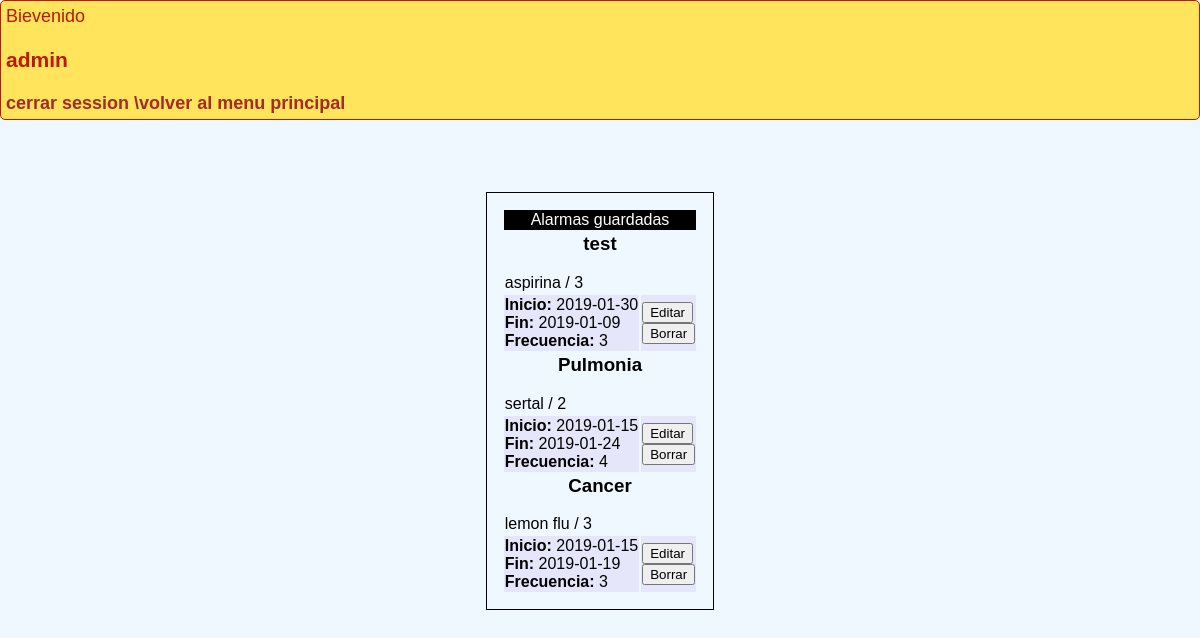
Page /AplicacionWebPHP/alarmas.php (signed in) on the committed database.
### tables this page shows
CREATE TABLE `alarma` (
  `id_alarma` int(11) NOT NULL,
  `nombre` varchar(30) NOT NULL,
  `nombre_med` varchar(30) NOT NULL
);

CREATE TABLE `medicamento` (
  `nombre_med` varchar(30) NOT NULL,
  `dosis` int(1) NOT NULL,
  `laboratorio` varchar(30) NOT NULL,
  `tipo` varchar(20) NOT NULL
);

CREATE TABLE `dia` (
  `id_dia` int(11) NOT NULL,
  `fecha_inicio` date NOT NULL,
  `fecha_final` date NOT NULL,
  `id_alarma` int(11) NOT NULL
);

CREATE TABLE `horario` (
  `id_horario` int(11) NOT NULL,
  `hora` int(2) NOT NULL,
  `minuto` int(2) NOT NULL,
  `periodicidad` int(2) NOT NULL,
  `id_alarma` int(11) NOT NULL
);

### AplicacionWebPHP/alarmas.php (the view, shortened to what this page needs)
<?php
include_once "conexion.php";
$alarmas=mysqli_query($con,"select al.id_alarma as id,al.nombre as nombre,al.nombre_med as medicina,med.dosis as dosis, dia.fecha_inicio as inicio, dia.fecha_final as fin, horario.periodicidad as frecuencia  from alarma as al inner join medicamento as med on med.nombre_med=al.nombre_med inner join dia on dia.id_alarma=al.id_alarma inner join horario on horario.id_alarma=al.id_alarma;");
?>
<html>
<head>
<link rel="stylesheet" href="estilo2.css" media="all">
<div class="mensaje"><?php echo "Bievenido<h3>".$_SESSION["usuario"].'</h3><a href="cerrar.php">cerrar session</a> <a href="panel.php">\volver al menu principal</a>'; ?></div>
</head>
<body>
<br>
<table align="center" style="border:1px solid black; padding: 15px;">
<tr><td colspan=3 bgcolor="#000000"><font color="white"><center>Alarmas guardadas</center></font></td></tr>
<?php
while($row=mysqli_fetch_array($alarmas)) { ?>
<tr>
<td colspan=3>
<h3><?php echo '<center>'.$row["nombre"].'</center>';?></h3>
<?php echo $row["medicina"]." / ".$row["dosis"];?><br>
</td>
</tr>
<tr class="cajas">
<td colspan=2>
<?php echo "<b>Inicio:</b> ".$row["inicio"];?><br>
<?php echo "<b>Fin:</b> ".$row["fin"];?><br>
<?php echo "<b>Frecuencia:</b> ".$row["frecuencia"];?>
</td>
<td>
<?php echo '<input type="button" class="boton2" onclick="location.href=\'accion.php?accion=editar&id='.$row["id"].'\'" value="Editar"><br>' ?>
<?php echo '<input type="button" class="boton2" onclick="location.href=\'accion.php?accion=borrar&id='.$row["id"].'\'" value="Borrar">' ?>
</td>
</tr><br>
<?php
}
?>
</table>
</body>
</html>

### AplicacionWebPHP/estilo2.css (style rules this page uses)
body { background:aliceblue; margin:0; padding:0; font-family:sans-serif; }
a { color:brown; font-weight: bold; text-decoration: none; }
.cajas { width:300px; border: 1px solid darkcyan; height:30px; border-radius:5px; padding: 5px; background:lavender; }
.mensaje { background-color:#ffe45c; padding:5px; color:#b81900; font-size: 18px; border: 1px solid #b81900; border-radius:5px; }

### rows in the picture
alarma: nombre "test", nombre_med "aspirina", medicamento.dosis "3", dia.fecha_inicio "2019-01-30", dia.fecha_final "2019-01-09", horario.periodicidad "3"
alarma: nombre "Pulmonia", nombre_med "sertal", medicamento.dosis "2", dia.fecha_inicio "2019-01-15", dia.fecha_final "2019-01-24", horario.periodicidad "4"
alarma: nombre "Cancer", nombre_med "lemon flu", medicamento.dosis "3", dia.fecha_inicio "2019-01-15", dia.fecha_final "2019-01-19", horario.periodicidad "3"

### other values in the picture
$_SESSION["usuario"] "admin"
